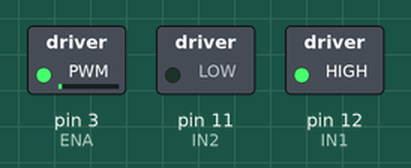
This sketch was run on a simulated Arduino Uno, built with avr-gcc and run on an emulated ATmega328P. Shown: switched loads named in the sketch (green lamp = pin HIGH).

Above: at 0.15 s.
At 10.06 s:
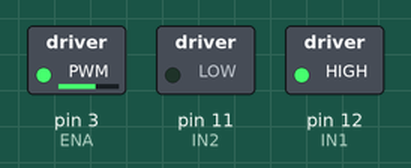
At 19.97 s:
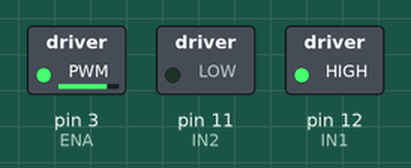
At 39.8 s:
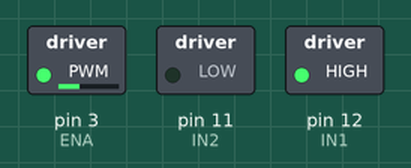
Timing chart, 0 to 40.0 s (numbered marks = the images above):
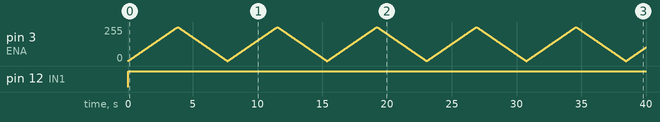

The sketch:

EjMotorPWM.ino
```cpp
int ENA = 3;
int IN1 = 12;
int IN2 = 11;
int velocidad;

void setup() {
  pinMode(ENA, OUTPUT);
  pinMode(IN1, OUTPUT);
  pinMode(IN2, OUTPUT);

}

void loop() {
  for (velocidad = 0; velocidad <256; velocidad++){
    analogWrite(ENA,velocidad);
    digitalWrite(IN1, HIGH);
    digitalWrite(IN2, LOW);
    delay(15);

  }
    for (velocidad = 255; velocidad >=0; velocidad--){
    analogWrite(ENA,velocidad);
    digitalWrite(IN1, HIGH);
    digitalWrite(IN2, LOW);
    delay(15);

  }

}
```

Measured:
- by itself, pin 12 (IN1): LOW → HIGH at 0.00 s
